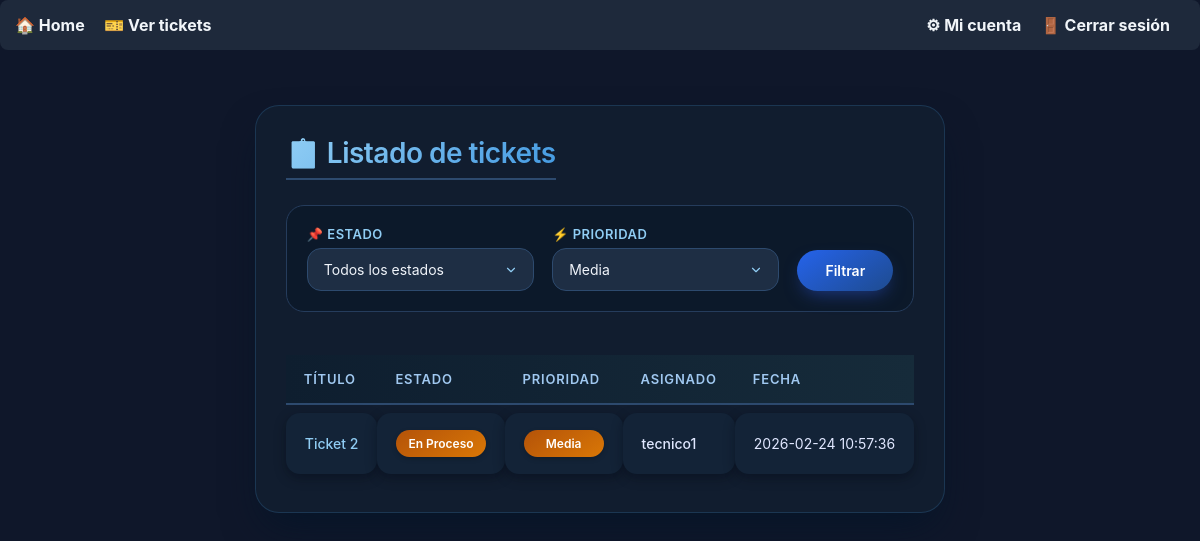
The page /tickets_view.php?priority=media (signed in) on the database its author committed.
### tables this page shows
CREATE TABLE tickets (
            id INTEGER PRIMARY KEY AUTOINCREMENT,
            title TEXT NOT NULL,
            description TEXT NOT NULL,
            status TEXT NOT NULL,
            priority TEXT NOT NULL,
            category TEXT NOT NULL,
            created_by INTEGER NOT NULL,
            assigned_to INTEGER NULL,
            created_at TEXT NOT NULL DEFAULT (datetime('now')),
            updated_at TEXT NOT NULL DEFAULT (datetime('now')),

            FOREIGN KEY (created_by) REFERENCES users(id) ON DELETE CASCADE,
            FOREIGN KEY (assigned_to) REFERENCES users(id) ON DELETE SET NULL
        );

CREATE TABLE users (
            id INTEGER PRIMARY KEY AUTOINCREMENT,
            username TEXT NOT NULL UNIQUE,
            password_hash TEXT NOT NULL,
            role TEXT NOT NULL CHECK(role IN ('admin','tecnico','lector')),
            created_at TEXT NOT NULL DEFAULT (datetime('now'))
        );

### public/tickets_view.php (called while the page is built, shortened)
<?php
require_once __DIR__ . '/../app/config.php';
$priority = $_GET['priority'] ?? '';
$sql = "
    SELECT t.*, u.username AS assigned_user
    FROM tickets t
    LEFT JOIN users u ON t.assigned_to = u.id
    WHERE 1=1
";
$params = [];
if (!empty($priority)) {
    $sql .= " AND priority = :priority";
    $params[':priority'] = $priority;
}
$sql .= " ORDER BY created_at DESC";
$stmt = $db->prepare($sql);
$stmt->execute($params);
$tickets = $stmt->fetchAll(PDO::FETCH_ASSOC);
require_once __DIR__ . '/../views/partials/menu.php';
require_once __DIR__ . '/../views/tickets/list.php';

### views/tickets/list.php (the view, shortened to what this page needs)
<div class="container">
    <div class="header">
        <h1>📋 Listado de tickets</h1>
    </div>
    <form method="GET" class="filters">
        <div class="filter-group">
            <label for="status">📌 Estado</label>
            <select name="status" id="status">
                <option value="">Todos los estados</option>
            </select>
        </div>
        <div class="filter-group">
            <label for="priority">⚡ Prioridad</label>
            <select name="priority" id="priority">
                <?php foreach (TICKET_PRIORITY as $p): ?>
                    <option value="<?= $p ?>" <?= ($priority === $p) ? 'selected' : '' ?>>
                        <?= ucfirst($p) ?>
                    </option>
                <?php endforeach; ?>
            </select>
        </div>
        <button type="submit">Filtrar</button>
    </form>
    <table class="tickets-table">
        <thead>
            <tr>
                <th>Título</th>
                <th>Estado</th>
                <th>Prioridad</th>
                <th>Asignado</th>
                <th>Fecha</th>
            </tr>
        </thead>
        <tbody>
        <?php if (empty($tickets)): ?>
            <tr>
                <td colspan="5" class="empty">
                    ✨ No hay tickets que mostrar
                </td>
            </tr>
        <?php else: ?>
            <?php foreach ($tickets as $ticket): ?>
                <tr>
                    <td>
                        <a href="ticket_detail.php?id=<?= $ticket['id'] ?>">
                            <?= htmlspecialchars($ticket['title']) ?>
                        </a>
                    </td>
                    <td>
                        <span class="badge status-<?= $ticket['status'] ?>">
                            <?= ucfirst(str_replace('_', ' ', $ticket['status'])) ?>
                        </span>
                    </td>
                    <td>
                        <span class="badge priority-<?= $ticket['priority'] ?>">
                            <?= ucfirst($ticket['priority']) ?>
                        </span>
                    </td>
                    <td class="assigned">
                        <?= htmlspecialchars($ticket['assigned_user'] ?? 'Sin asignar') ?>
                    </td>
                    <td><?= htmlspecialchars($ticket['created_at']) ?></td>
                </tr>
            <?php endforeach; ?>
        <?php endif; ?>
        </tbody>
    </table>
</div>

### views/tickets/list.php (style rules this page uses)
* { margin: 0; padding: 0; box-sizing: border-box; font-family: 'Inter', system-ui, -apple-system, BlinkMacSystemFont, 'Segoe UI', Roboto, sans-serif; }
.container { max-width: 1200px; margin: 30px auto; padding: 30px; background: rgba(18, 30, 48, 0.9); backdrop-filter: blur(8px); border-radius: 24px; box-shadow: 0 20px 40px -10px rgba(0, 20, 40, 0.7); border: 1px solid rgba(66, 153, 225, 0.2); color: #e2e8f0; }
.header { display: flex; justify-content: space-between; align-items: center; margin-bottom: 25px; }
.header h1 { font-size: 28px; font-weight: 600; background: linear-gradient(135deg, #90cdf4 0%, #4299e1 100%); -webkit-background-clip: text; -webkit-text-fill-color: transparent; background-clip: text; letter-spacing: -0.5px; border-bottom: 2px solid #2d4a6e; padding-bottom: 8px; }
.filters { display: flex; gap: 18px; align-items: flex-end; margin-bottom: 35px; flex-wrap: wrap; background: rgba(10, 25, 41, 0.7); padding: 20px; border-radius: 18px; border: 1px solid #253c5c; }
.filter-group { display: flex; flex-direction: column; flex: 1 1 200px; }
.filter-group label { font-weight: 600; font-size: 13px; text-transform: uppercase; letter-spacing: 0.5px; margin-bottom: 6px; color: #90cdf4; }
.filter-group select { background: #1e2e44; border: 1px solid #2d4a6e; border-radius: 14px; padding: 12px 16px; color: #f0f4fa; font-size: 14px; outline: none; transition: all 0.2s ease; cursor: pointer; appearance: none; background-repeat: no-repeat; background-position: right 15px center; background-size: 14px; }
.filters button { padding: 12px 28px; background: linear-gradient(145deg, #2563eb, #1e4b8f); color: white; border: none; border-radius: 40px; font-weight: 600; font-size: 14px; cursor: pointer; transition: all 0.3s ease; box-shadow: 0 8px 18px -6px #1e3a8a; }
.tickets-table { width: 100%; border-collapse: separate; border-spacing: 0 8px; margin-top: 20px; }
.tickets-table thead tr { background: linear-gradient(90deg, #0e1e2f, #162b3a); }
.tickets-table th { padding: 16px 18px; text-align: left; font-weight: 600; font-size: 13px; text-transform: uppercase; letter-spacing: 0.8px; color: #a0c8f0; border-bottom: 2px solid #2d4a6e; white-space: nowrap; }
.tickets-table td { padding: 16px 18px; background: #132337; border-radius: 14px; font-size: 14px; color: #e0e7ff; box-shadow: 0 4px 12px rgba(0, 10, 20, 0.4); transition: all 0.25s ease; border: 1px solid transparent; }
.tickets-table td a { color: #90cdf4; text-decoration: none; font-weight: 500; transition: color 0.2s; }
.badge { display: inline-block; padding: 6px 12px; border-radius: 40px; font-size: 12px; font-weight: 600; text-align: center; min-width: 80px; box-shadow: 0 2px 5px rgba(0,0,0,0.2); text-transform: capitalize; }
.status-en_proceso { background: linear-gradient(145deg, #b45309, #d97706); color: white; }
.priority-media { background: linear-gradient(145deg, #b45309, #d97706); color: white; }
.assigned { font-weight: 500; color: #cbd5e0; }

### rows shown on the page
tickets: title "Ticket 2", status "En Proceso", priority "Media", assigned_to.username "tecnico1", created_at "2026-02-24 10:57:36"

### other values the page prints
form field priority "Media"
